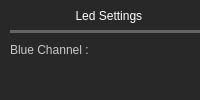
                      <widget class="QWidget" name="page">
                       <layout class="QVBoxLayout" name="verticalLayout_6">
                        <property name="spacing">
                         <number>0</number>
                        </property>
                        <property name="leftMargin">
                         <number>0</number>
                        </property>
                        <property name="topMargin">
                         <number>0</number>
                        </property>
                        <property name="rightMargin">
                         <number>0</number>
                        </property>
                        <property name="bottomMargin">
                         <number>0</number>
                        </property>
                        <item>
                         <widget class="QFrame" name="frame_6">
                          <property name="styleSheet">
                           <string notr="true">background-color: rgb(40, 40, 40);
border-bottom-left-radius: 115px;</string>
                          </property>
                          <property name="frameShape">
                           <enum>QFrame::NoFrame</enum>
                          </property>
                          <property name="frameShadow">
                           <enum>QFrame::Raised</enum>
                          </property>
                          <widget class="QLabel" name="label">
                           <property name="geometry">
                            <rect>
                             <x>20</x>
                             <y>240</y>
                             <width>181</width>
                             <height>31</height>
                            </rect>
                           </property>
                           <property name="styleSheet">
                            <string notr="true">font: 87 12pt &quot;Segoe UI Black&quot;;
color: rgb(255, 255, 255);</string>
                           </property>
                           <property name="text">
                            <string>Camera Settings</string>
                           </property>
                           <property name="alignment">
                            <set>Qt::AlignCenter</set>
                           </property>
                          </widget>
                          <widget class="QLabel" name="label_2">
                           <property name="geometry">
                            <rect>
                             <x>20</x>
                             <y>0</y>
                             <width>181</width>
                             <height>31</height>
                            </rect>
                           </property>
                           <property name="styleSheet">
                            <string notr="true">font: 87 12pt &quot;Segoe UI Black&quot;;
color: rgb(255, 255, 255);</string>
                           </property>
                           <property name="text">
                            <string>Led Settings </string>
                           </property>
                           <property name="alignment">
                            <set>Qt::AlignCenter</set>
                           </property>
                          </widget>
                          <widget class="Line" name="line_2">
                           <property name="geometry">
                            <rect>
                             <x>10</x>
                             <y>30</y>
                             <width>200</width>
                             <height>3</height>
                            </rect>
                           </property>
                           <property name="styleSheet">
                            <string notr="true">background-color: rgb(100, 100, 100);</string>
                           </property>
                           <property name="lineWidth">
                            <number>2</number>
                           </property>
                           <property name="orientation">
                            <enum>Qt::Horizontal</enum>
                           </property>
                          </widget>
                          <widget class="Line" name="line_3">
                           <property name="geometry">
                            <rect>
                             <x>10</x>
                             <y>270</y>
                             <width>200</width>
                             <height>3</height>
                            </rect>
                           </property>
                           <property name="styleSheet">
                            <string notr="true">background-color: rgb(100, 100, 100);</string>
                           </property>
                           <property name="lineWidth">
                            <number>2</number>
                           </property>
                           <property name="orientation">
                            <enum>Qt::Horizontal</enum>
                           </property>
                          </widget>
                          <widget class="QFrame" name="frame_blue">
                           <property name="geometry">
                            <rect>
                             <x>50</x>
                             <y>70</y>
                             <width>110</width>
                             <height>110</height>
                            </rect>
                           </property>
                           <property name="minimumSize">
                            <size>
                             <width>110</width>
                             <height>110</height>
                            </size>
                           </property>
                           <property name="maximumSize">
                            <size>
                             <width>110</width>
                             <height>110</height>
                            </size>
                           </property>
                           <property name="frameShape">
                            <enum>QFrame::NoFrame</enum>
                           </property>
                           <property name="frameShadow">
                            <enum>QFrame::Raised</enum>
                           </property>
                           <widget class="QFrame" name="frame_31">
                            <property name="geometry">
                             <rect>
                              <x>30</x>
                              <y>30</y>
                              <width>50</width>
                              <height>50</height>
                             </rect>
                            </property>
                            <property name="minimumSize">
                             <size>
                              <width>50</width>
                              <height>50</height>
                             </size>
                            </property>
                            <property name="maximumSize">
                             <size>
                              <width>50</width>
                              <height>50</height>
                             </size>
                            </property>
                            <property name="styleSheet">
                             <string notr="true">background-color: rgb(200, 200, 200);
border-radius :25px;</string>
                            </property>
                            <property name="frameShape">
                             <enum>QFrame::NoFrame</enum>
                            </property>
                            <property name="frameShadow">
                             <enum>QFrame::Raised</enum>
                            </property>
                           </widget>
                          </widget>
                          <widget class="QLabel" name="label_3">
                           <property name="geometry">
                            <rect>
                             <x>10</x>
                             <y>40</y>
                             <width>181</width>
                             <height>20</height>
                            </rect>
                           </property>
                           <property name="styleSheet">
                            <string notr="true">color: rgb(200, 200, 200);
font: 87 9pt &quot;Segoe UI Black&quot;;</string>
                           </property>
                           <property name="text">
                            <string>Blue Channel : </string>
                           </property>
                          </widget>
                          <widget class="QLabel" name="label_4">
                           <property name="geometry">
                            <rect>
                             <x>10</x>
                             <y>300</y>
                             <width>81</width>
                             <height>20</height>
                            </rect>
                           </property>
                           <property name="styleSheet">
                            <string notr="true">color: rgb(200, 200, 200);
font: 87 9pt &quot;Segoe UI Black&quot;;</string>
                           </property>
                           <property name="frameShape">
                            <enum>QFrame::NoFrame</enum>
                           </property>
                           <property name="text">
                            <string>Exposure (s) : </string>
                           </property>
                          </widget>
                          <widget class="QLabel" name="label_5">
                           <property name="geometry">
                            <rect>
                             <x>10</x>
                             <y>340</y>
                             <width>81</width>
                             <height>20</height>
                            </rect>
                           </property>
                           <property name="styleSheet">
                            <string notr="true">color: rgb(200, 200, 200);
font: 87 9pt &quot;Segoe UI Black&quot;;</string>
                           </property>
                           <property name="frameShape">
                            <enum>QFrame::NoFrame</enum>
                           </property>
                           <property name="text">
                            <string>Gain (0-23) : </string>
                           </property>
                          </widget>
                          <widget class="QFrame" name="frame_blueSlider">
                           <property name="geometry">
                            <rect>
                             <x>10</x>
                             <y>190</y>
                             <width>200</width>
                             <height>30</height>
                            </rect>
                           </property>
                           <property name="minimumSize">
                            <size>
                             <width>200</width>
                             <height>30</height>
                            </size>
                           </property>
                           <property name="maximumSize">
                            <size>
                             <width>100</width>
                             <height>30</height>
                            </size>
                           </property>
                           <property name="frameShape">
                            <enum>QFrame::NoFrame</enum>
                           </property>
                           <property name="frameShadow">
                            <enum>QFrame::Raised</enum>
                           </property>
                          </widget>
                          <widget class="QLineEdit" name="lineEdit_quickGain">
                           <property name="geometry">
                            <rect>
                             <x>100</x>
                             <y>340</y>
                             <width>60</width>
                             <height>20</height>
                            </rect>
                           </property>
                           <property name="minimumSize">
                            <size>
                             <width>60</width>
                             <height>20</height>
                            </size>
                           </property>
                           <property name="maximumSize">
                            <size>
                             <width>60</width>
                             <height>20</height>
                            </size>
                           </property>
                           <property name="layoutDirection">
                            <enum>Qt::LeftToRight</enum>
                           </property>
                           <property name="styleSheet">
                            <string notr="true">QLineEdit{
font: 63 11pt &quot;Segoe UI Semibold&quot;;
background-color: rgb(255, 255, 255);
color: rgb(49, 51, 50);
border-radius:5px;
border-color:rgb(255, 255, 255);
border-width : 1px;
border-style:inset;
selection-background-color: rgb(0, 0, 0)
}


</string>
                           </property>
                           <property name="text">
                            <string>0</string>
                           </property>
                           <property name="alignment">
                            <set>Qt::AlignCenter</set>
                           </property>
                          </widget>
                          <widget class="QPushButton" name="pushButton_quickGain">
                           <property name="geometry">
                            <rect>
                             <x>170</x>
                             <y>340</y>
                             <width>40</width>
                             <height>20</height>
                            </rect>
                           </property>
                           <property name="minimumSize">
                            <size>
                             <width>40</width>
                             <height>20</height>
                            </size>
                           </property>
                           <property name="maximumSize">
                            <size>
                             <width>40</width>
                             <height>20</height>
                            </size>
                           </property>
                           <property name="cursor">
                            <cursorShape>PointingHandCursor</cursorShape>
                           </property>
                           <property name="styleSheet">
                            <string notr="true">QPushButton{
font: 63 11pt &quot;Segoe UI Semibold&quot;;
color: rgb(255, 255, 255);
background-color: rgba(150, 150, 150,100);
border-radius:4px;
border:none;
background-repeat: no-repeat;
background-position: center;
}
QPushButton::hover{
background-color: rgb(0, 130, 0);
border-radius:4px;
border:none;
background-repeat: no-repeat;
background-position: center;
}</string>
                           </property>
                           <property name="text">
                            <string>Set</string>
                           </property>
                          </widget>
                          <widget class="QLineEdit" name="lineEdit_quickExposure">
                           <property name="geometry">
                            <rect>
                             <x>100</x>
                             <y>300</y>
                             <width>60</width>
                             <height>20</height>
                            </rect>
                           </property>
                           <property name="minimumSize">
                            <size>
                             <width>60</width>
                             <height>20</height>
                            </size>
                           </property>
                           <property name="maximumSize">
                            <size>
                             <width>60</width>
                             <height>20</height>
                            </size>
                           </property>
                           <property name="layoutDirection">
                            <enum>Qt::LeftToRight</enum>
                           </property>
                           <property name="styleSheet">
                            <string notr="true">QLineEdit{
font: 63 11pt &quot;Segoe UI Semibold&quot;;
background-color: rgb(255, 255, 255);
color: rgb(49, 51, 50);
border-radius:5px;
border-color:rgb(255, 255, 255);
border-width : 1px;
border-style:inset;
selection-background-color: rgb(0, 0, 0)
}


</string>
                           </property>
                           <property name="text">
                            <string>0.001</string>
                           </property>
                           <property name="alignment">
                            <set>Qt::AlignCenter</set>
                           </property>
                          </widget>
                          <widget class="QPushButton" name="pushButton_quickExposure">
                           <property name="geometry">
                            <rect>
                             <x>170</x>
                             <y>300</y>
                             <width>40</width>
                             <height>20</height>
                            </rect>
                           </property>
                           <property name="minimumSize">
                            <size>
                             <width>40</width>
                             <height>20</height>
                            </size>
                           </property>
                           <property name="maximumSize">
                            <size>
                             <width>40</width>
                             <height>20</height>
                            </size>
                           </property>
                           <property name="cursor">
                            <cursorShape>PointingHandCursor</cursorShape>
                           </property>
                           <property name="styleSheet">
                            <string notr="true">QPushButton{
font: 63 11pt &quot;Segoe UI Semibold&quot;;
color: rgb(255, 255, 255);
background-color: rgba(150, 150, 150,100);
border-radius:4px;
border:none;
background-repeat: no-repeat;
background-position: center;
}
QPushButton::hover{
background-color: rgb(0, 130, 0);
border-radius:4px;
border:none;
background-repeat: no-repeat;
background-position: center;
}</string>
                           </property>
                           <property name="text">
                            <string>Set</string>
                           </property>
                          </widget>
                          <widget class="QRadioButton" name="radioButton_8bit">
                           <property name="geometry">
                            <rect>
                             <x>90</x>
                             <y>440</y>
                             <width>63</width>
                             <height>15</height>
                            </rect>
                           </property>
                           <property name="styleSheet">
                            <string notr="true">color: rgb(200, 200, 200);
font: 87 9pt &quot;Segoe UI Black&quot;;</string>
                           </property>
                           <property name="text">
                            <string>8 Bit</string>
                           </property>
                          </widget>
                          <widget class="QRadioButton" name="radioButton_16bit">
                           <property name="geometry">
                            <rect>
                             <x>150</x>
                             <y>440</y>
                             <width>61</width>
                             <height>16</height>
                            </rect>
                           </property>
                           <property name="styleSheet">
                            <string notr="true">color: rgb(200, 200, 200);
font: 87 9pt &quot;Segoe UI Black&quot;;</string>
                           </property>
                           <property name="text">
                            <string>16 Bit</string>
                           </property>
                          </widget>
                          <widget class="QLabel" name="label_lowerGrip_2">
                           <property name="geometry">
                            <rect>
                             <x>10</x>
                             <y>435</y>
                             <width>71</width>
                             <height>20</height>
                            </rect>
                           </property>
                           <property name="styleSheet">
                            <string notr="true">QLabel{
color: rgb(200, 200, 200);
font: 87 9pt &quot;Segoe UI Black&quot;;
border:none;
}</string>
                           </property>
                           <property name="text">
                            <string>Bit Depth : </string>
                           </property>
                          </widget>
                          <widget class="QCheckBox" name="checkBox">
                           <property name="geometry">
                            <rect>
                             <x>10</x>
                             <y>470</y>
                             <width>91</width>
                             <height>13</height>
                            </rect>
                           </property>
                           <property name="styleSheet">
                            <string notr="true">color: rgb(200, 200, 200);
font: 87 8pt &quot;Segoe UI Black&quot;;</string>
                           </property>
                           <property name="text">
                            <string>Auto LUT</string>
                           </property>
                          </widget>
                          <widget class="QLabel" name="label_upperGrip">
                           <property name="geometry">
                            <rect>
                             <x>110</x>
                             <y>500</y>
                             <width>101</width>
                             <height>22</height>
                            </rect>
                           </property>
                           <property name="styleSheet">
                            <string notr="true">QLabel{
color: rgb(200, 200, 200);
font: 87 8pt &quot;Segoe UI Black&quot;;
border:none;
}</string>
                           </property>
                           <property name="text">
                            <string>Upper Grip: 39000</string>
                           </property>
                          </widget>
                          <widget class="QLabel" name="label_lowerGrip">
                           <property name="geometry">
                            <rect>
                             <x>10</x>
                             <y>500</y>
                             <width>101</width>
                             <height>22</height>
                            </rect>
                           </property>
                           <property name="styleSheet">
                            <string notr="true">QLabel{
color: rgb(200, 200, 200);
font: 87 8pt &quot;Segoe UI Black&quot;;
border:none;
}</string>
                           </property>
                           <property name="text">
                            <string>Lower Grip : 100</string>
                           </property>
                          </widget>
                          <widget class="Line" name="line_4">
                           <property name="geometry">
                            <rect>
                             <x>10</x>
                             <y>410</y>
                             <width>200</width>
                             <height>3</height>
                            </rect>
                           </property>
                           <property name="styleSheet">
                            <string notr="true">background-color: rgb(100, 100, 100);</string>
                           </property>
                           <property name="lineWidth">
                            <number>2</number>
                           </property>
                           <property name="orientation">
                            <enum>Qt::Horizontal</enum>
                           </property>
                          </widget>
                          <widget class="QLabel" name="label_6">
                           <property name="geometry">
                            <rect>
                             <x>20</x>
                             <y>380</y>
                             <width>181</width>
                             <height>21</height>
                            </rect>
                           </property>
                           <property name="styleSheet">
                            <string notr="true">font: 87 12pt &quot;Segoe UI Black&quot;;
color: rgb(255, 255, 255);</string>
                           </property>
                           <property name="text">
                            <string>LUT</string>
                           </property>
                           <property name="alignment">
                            <set>Qt::AlignCenter</set>
                           </property>
                          </widget>
                          <widget class="QFrame" name="frame_lut">
                           <property name="geometry">
                            <rect>
                             <x>50</x>
                             <y>540</y>
                             <width>110</width>
                             <height>110</height>
                            </rect>
                           </property>
                           <property name="minimumSize">
                            <size>
                             <width>110</width>
                             <height>110</height>
                            </size>
                           </property>
                           <property name="maximumSize">
                            <size>
                             <width>110</width>
                             <height>110</height>
                            </size>
                           </property>
                           <property name="frameShape">
                            <enum>QFrame::NoFrame</enum>
                           </property>
                           <property name="frameShadow">
                            <enum>QFrame::Raised</enum>
                           </property>
                           <widget class="QFrame" name="frame_32">
                            <property name="geometry">
                             <rect>
                              <x>30</x>
                              <y>30</y>
                              <width>50</width>
                              <height>50</height>
                             </rect>
                            </property>
                            <property name="minimumSize">
                             <size>
                              <width>50</width>
                              <height>50</height>
                             </size>
                            </property>
                            <property name="maximumSize">
                             <size>
                              <width>50</width>
                              <height>50</height>
                             </size>
                            </property>
                            <property name="styleSheet">
                             <string notr="true">background-color: rgb(200, 200, 200);
border-radius :25px;</string>
                            </property>
                            <property name="frameShape">
                             <enum>QFrame::NoFrame</enum>
                            </property>
                            <property name="frameShadow">
                             <enum>QFrame::Raised</enum>
                            </property>
                           </widget>
                          </widget>
                         </widget>
                        </item>
                       </layout>
                      </widget>
